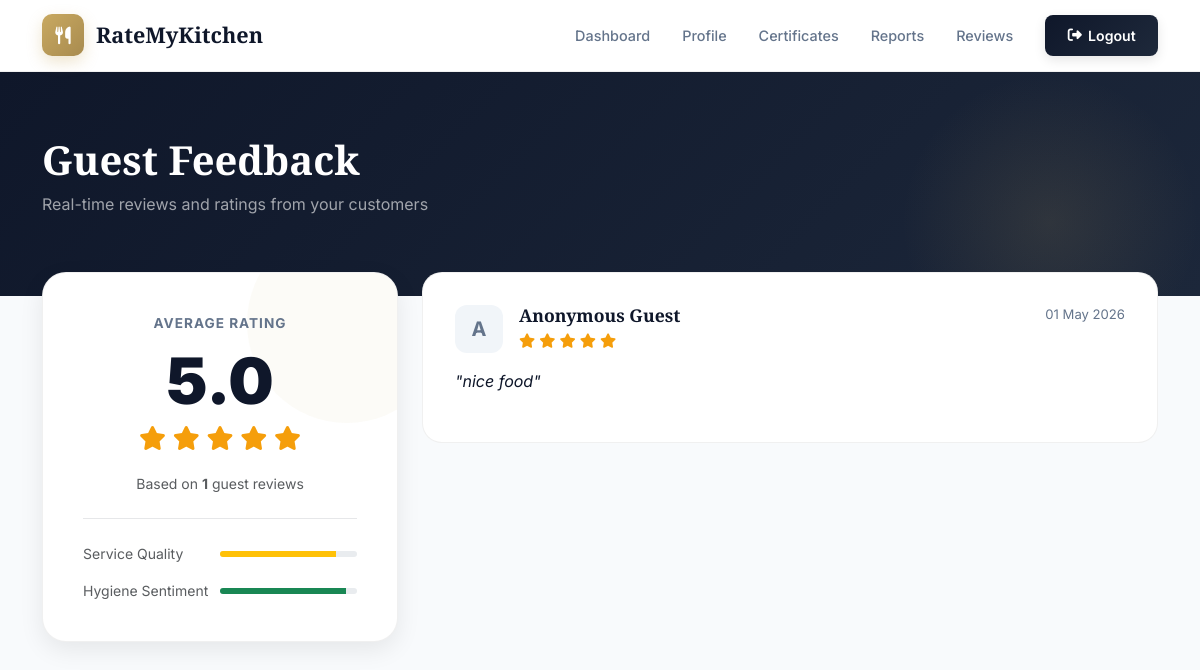
/User/reviews/ (signed in), run on the app's committed database.
### User/models.py (models this page shows)
class CustomerReview(models.Model):
    hotel      = models.ForeignKey(tbl_hotel, on_delete=models.CASCADE)
    customer_name = models.CharField(max_length=100, default="Anonymous Guest", blank=True)
    rating     = models.PositiveSmallIntegerField()
    review     = models.TextField(blank=True)
    timestamp  = models.DateTimeField(auto_now_add=True)

### User/views.py (the view)
# urls.py: path("reviews/", views.view_reviews, name="view_reviews"),
def view_reviews(request):
    hotel = _require_hotel(request)
    if not hotel:
        return redirect("guest:login")
    reviews = CustomerReview.objects.filter(hotel=hotel).order_by('-timestamp')
    avg_rating = reviews.aggregate(Avg('rating'))['rating__avg'] or 0
    return render(request, 'User/Reviews.html', {
        'reviews': reviews,
        'avg_rating': round(avg_rating, 1),
        'total_reviews': reviews.count(),
        'hotel': hotel
    })

### User/views.py (called while the page is built)
def _require_hotel(request):
    hid = request.session.get("hid")
    if not hid:
        return None
    try:
        return tbl_hotel.objects.get(id=hid)
    except tbl_hotel.DoesNotExist:
        return None

### templates/User/Reviews.html (shortened to what this page needs)
{% extends "User/Header.html" %}
{% block content %}
<div class="page-banner">
    <div class="container banner-content" data-aos="fade-up">
        <h1 class="banner-title">Guest Feedback</h1>
        <p class="banner-subtitle">Real-time reviews and ratings from your customers</p>
    </div>
</div>
<div class="container" style="margin-top: -3rem; position: relative; z-index: 5;">
    {% if reviews %}
    <div class="row g-4">
        <div class="col-lg-4" data-aos="fade-right">
            <div class="rating-summary-card text-center">
                <div style="position: relative; z-index: 2;">
                    <p style="font-size: 0.85rem; font-weight: 700; color: var(--text-sub); text-transform: uppercase; letter-spacing: 1px;">Average Rating</p>
                    <div class="avg-number">{{ avg_rating }}</div>
                    <div class="stars-large">
                        {% for i in "12345" %}
                            <i class="fa{% if forloop.counter <= avg_rating %}s{% else %}r{% endif %} fa-star"></i>
                        {% endfor %}
                    </div>
                    <p class="text-muted small">Based on <strong>{{ total_reviews }}</strong> guest reviews</p>
                    <hr class="my-4" style="opacity: 0.1;">
                    <div class="d-flex flex-column gap-3 text-start">
                        <div class="d-flex align-items-center justify-content-between">
                            <span class="small fw-600 text-muted">Service Quality</span>
                            <div class="progress w-50" style="height: 6px;">
                                <div class="progress-bar bg-warning" style="width: 85%"></div>
                            </div>
                        </div>
                        <div class="d-flex align-items-center justify-content-between">
                            <span class="small fw-600 text-muted">Hygiene Sentiment</span>
                            <div class="progress w-50" style="height: 6px;">
                                <div class="progress-bar bg-success" style="width: 92%"></div>
                            </div>
                        </div>
                    </div>
                </div>
            </div>
        </div>
        <div class="col-lg-8" data-aos="fade-left">
            {% for review in reviews %}
            <div class="review-card" data-aos="fade-up" data-aos-delay="{{ forloop.counter0 }}00">
                <div class="d-flex align-items-start gap-3 mb-3">
                    <div class="reviewer-avatar">
                        {{ review.customer_name|first|upper }}
                    </div>
                    <div class="flex-grow-1">
                        <div class="d-flex justify-content-between align-items-start">
                            <h5 style="font-size: 1.1rem; font-weight: 800; color: var(--dark); margin: 0;">{{ review.customer_name }}</h5>
                            <span class="review-date">{{ review.timestamp|date:"d M Y" }}</span>
                        </div>
                        <div class="stars-small mt-1">
                            {% for i in "12345" %}
                                <i class="fa{% if forloop.counter <= review.rating %}s{% else %}r{% endif %} fa-star"></i>
                            {% endfor %}
                        </div>
                    </div>
                </div>
                <p class="review-text">"{{ review.review }}"</p>
            </div>
            {% endfor %}
        </div>
    </div>
    {% endif %}
</div>
{% endblock %}

### templates/User/Header.html (style rules this page uses)
:root { --primary: #C9A961; --primary-dark: #A88B4F; --primary-light: #f5e9cb; --success: #10b981; --warning: #f59e0b; --danger: #ef4444; --dark: #0f172a; --dark2: #1e293b; --card-bg: #ffffff; --body-bg: #f8fafc; --text-main: #0f172a; --text-sub: #64748b; --border: rgba(0,0,0,0.06); --shadow-sm: 0 2px 8px rgba(0, 0, 0, 0.04); --shadow-md: 0 8px 24px rgba(0, 0, 0, 0.08); --shadow-lg: 0 16px 48px rgba(0, 0, 0, 0.12); }
* { margin: 0; padding: 0; box-sizing: border-box; }
body { font-family: 'Inter', sans-serif; background: var(--body-bg); color: var(--text-main); min-height: 100vh; overflow-x: hidden; }
h1, h2, h3, h4, h5, h6 { font-family: 'Playfair Display', serif; font-weight: 800; }
.page-banner { background: linear-gradient(135deg, var(--dark) 0%, #1c273a 100%); padding: 4rem 0; color: white; position: relative; overflow: hidden; margin-bottom: -3rem; }
.page-banner::before { content: ''; position: absolute; top: 0; right: 0; width: 300px; height: 300px; background: radial-gradient(circle, rgba(201,169,97,0.12) 0%, transparent 70%); z-index: 1; }
.banner-content { position: relative; z-index: 2; }
.banner-title { font-size: 2.5rem; font-weight: 900; margin-bottom: 0.5rem; }
.banner-subtitle { color: rgba(255,255,255,0.6); font-size: 1rem; }

### templates/User/Reviews.html (style rules this page uses)
.rating-summary-card { background: white; border-radius: 24px; padding: 2.5rem; border: 1px solid var(--border); box-shadow: var(--shadow-md); margin-bottom: 2.5rem; position: relative; overflow: hidden; }
.rating-summary-card::before { content: ''; position: absolute; top: -50px; right: -50px; width: 200px; height: 200px; border-radius: 50%; background: rgba(201,169,97,0.05); z-index: 1; }
.avg-number { font-size: 4rem; font-weight: 900; color: var(--dark); line-height: 1; margin-bottom: 0.5rem; }
.stars-large { color: #f59e0b; font-size: 1.5rem; margin-bottom: 1rem; }
.review-card { background: white; border-radius: 20px; padding: 2rem; border: 1px solid var(--border); transition: all 0.3s cubic-bezier(0.4, 0, 0.2, 1); margin-bottom: 1.5rem; position: relative; }
.reviewer-avatar { width: 48px; height: 48px; background: #f1f5f9; border-radius: 12px; display: flex; align-items: center; justify-content: center; color: var(--text-sub); font-size: 1.25rem; font-weight: 700; }
.stars-small { color: #f59e0b; font-size: 0.9rem; }
.review-date { font-size: 0.82rem; color: var(--text-sub); }
.review-text { font-size: 1rem; color: var(--text-main); line-height: 1.6; font-style: italic; }

### data on the page
CustomerReview: customer_name|first "A", customer_name "Anonymous Guest", timestamp "01 May 2026", rating 5 (drawn), review "nice food"

### other printed values
{{ avg_rating }} "5.0"
{{ total_reviews }} "1"
